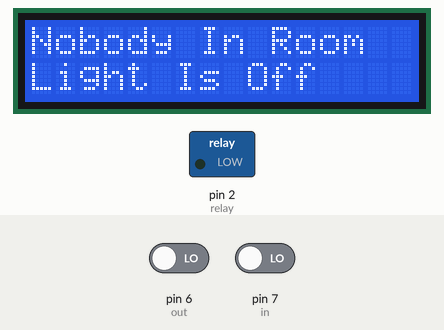
This sketch was run on a simulated Arduino Uno, built with avr-gcc and run on an emulated ATmega328P. Shown: 16×2 character LCD, switched loads named in the sketch (green lamp = pin HIGH). Inputs (shaded band) come from the test bench; at power-on: pin 7 (in) LOW, pin 6 (out) LOW.

Above: at 3.2 s.
3.3 s: pin 7 (in) driven HIGH
At 5.3 s:
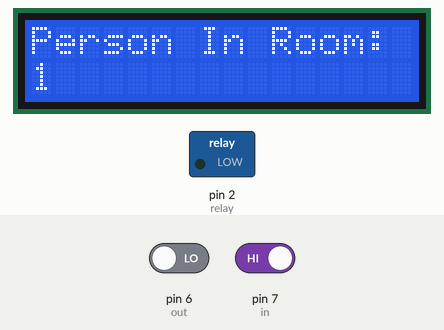
At 7.0 s:
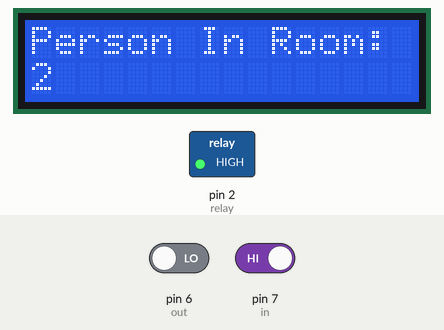
Timing chart, 0 to 8.5 s (numbered marks = the images above; inputs shaded):
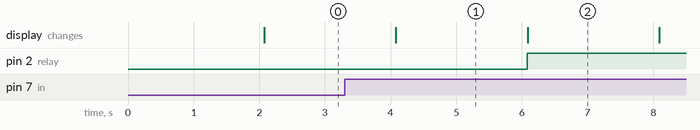

The sketch:

visitorcounter.ino
```cpp
#include<LiquidCrystal.h>
LiquidCrystal lcd(13,12,11,10,9,8);

#define in 7 // Analog pin A0 has a IR Module attached to it.
#define out 6 // Analog pin A1 has a IR Module attached to it.
#define relay 2 // Digital pin D2 has a Relay attached to it.

int count=0;

void IN()
{
    count++; // increment the value
    lcd.clear();
    lcd.print("Person In Room:");
    lcd.setCursor(0,1);
    lcd.print(count);
    delay(2000);
}

void OUT()
{

    count--; // increment the value
    if(count<0)
    count = 0;
    lcd.clear(); // Clear the LCD Value
    lcd.print("Person In Room:");
    lcd.setCursor(0,1); // set the cursor positon
    lcd.print(count); // Display count value
    delay(2000);
}

void setup()
{
  lcd.begin(16,2);
  lcd.print("Visitor Counter");
  delay(2000);
  pinMode(in, INPUT); // Assign the IR is Input
  pinMode(out, INPUT);//Assign the IR is Input
  pinMode(relay, OUTPUT); //Assign the Relay is output
  lcd.clear();
  lcd.print("Person In Room:");
  lcd.setCursor(0,1);
  lcd.print(count);
}

void loop()
{

  if(digitalRead(in))
  IN();
  if(digitalRead(out))
  OUT();

  if(count<=0)
  {
    lcd.clear();
    digitalWrite(relay, LOW); // relay is in ON conditon
    lcd.clear();
    lcd.print("Nobody In Room");
    lcd.setCursor(0,1);
    lcd.print("Light Is Off");
    delay(2000);
  }

  else
    digitalWrite(relay, HIGH); // relay is OFF condition

}
```

Measured:
- after the input at 3.3 s, pin 2 (relay): LOW → HIGH after 2.8 s; the display: changes after 0.78 s (image 1)
- what the display in image 1 shows lasts 2.0 s, from 4.1 s to 6.1 s
